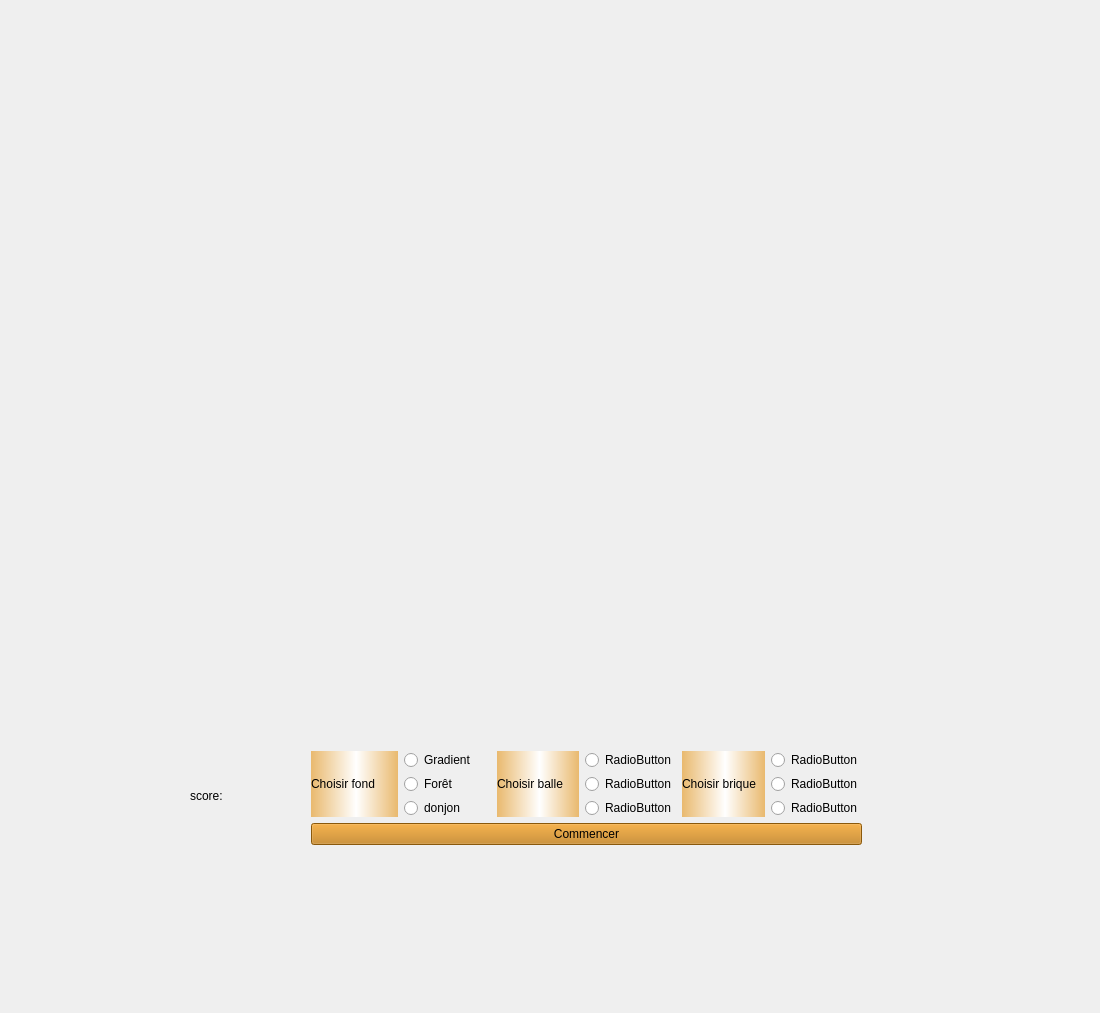
<?xml version="1.0" encoding="UTF-8"?>
<ui version="4.0">
 <class>Widget</class>
 <widget class="QWidget" name="Widget">
  <property name="geometry">
   <rect>
    <x>0</x>
    <y>0</y>
    <width>1100</width>
    <height>1013</height>
   </rect>
  </property>
  <property name="cursor">
   <cursorShape>ArrowCursor</cursorShape>
  </property>
  <property name="windowTitle">
   <string>Widget</string>
  </property>
  <property name="styleSheet">
   <string notr="true">
</string>
  </property>
  <widget class="QWidget" name="verticalLayoutWidget_2">
   <property name="geometry">
    <rect>
     <x>300</x>
     <y>740</y>
     <width>573</width>
     <height>116</height>
    </rect>
   </property>
   <layout class="QVBoxLayout" name="verticalLayout_4">
    <item>
     <layout class="QHBoxLayout" name="horizontalLayout_4">
      <item>
       <layout class="QHBoxLayout" name="horizontalLayout_3">
        <item>
         <widget class="QLabel" name="label_5">
          <property name="styleSheet">
           <string notr="true">background-color: qlineargradient(spread:pad, x1:0, y1:0, x2:1, y2:0, stop:0 rgba(233, 185, 110, 255), stop:0.519481 rgba(255, 255, 255, 255), stop:1 rgba(233, 185, 110, 255));</string>
          </property>
          <property name="text">
           <string>Choisir fond</string>
          </property>
         </widget>
        </item>
        <item>
         <layout class="QVBoxLayout" name="verticalLayout_3">
          <item>
           <widget class="QRadioButton" name="radioButton_gradient">
            <property name="text">
             <string>Gradient</string>
            </property>
           </widget>
          </item>
          <item>
           <widget class="QRadioButton" name="radioButton_foret">
            <property name="text">
             <string>Forêt</string>
            </property>
           </widget>
          </item>
          <item>
           <widget class="QRadioButton" name="radioButton_donjon">
            <property name="text">
             <string>donjon</string>
            </property>
           </widget>
          </item>
         </layout>
        </item>
       </layout>
      </item>
      <item>
       <layout class="QHBoxLayout" name="horizontalLayout">
        <item>
         <widget class="QLabel" name="label">
          <property name="styleSheet">
           <string notr="true">background-color: qlineargradient(spread:pad, x1:0, y1:0, x2:1, y2:0, stop:0 rgba(233, 185, 110, 255), stop:0.519481 rgba(255, 255, 255, 255), stop:1 rgba(233, 185, 110, 255));</string>
          </property>
          <property name="text">
           <string>Choisir balle</string>
          </property>
         </widget>
        </item>
        <item>
         <layout class="QVBoxLayout" name="verticalLayout">
          <item>
           <widget class="QRadioButton" name="radioButton_4">
            <property name="text">
             <string>RadioButton</string>
            </property>
           </widget>
          </item>
          <item>
           <widget class="QRadioButton" name="radioButton_5">
            <property name="text">
             <string>RadioButton</string>
            </property>
           </widget>
          </item>
          <item>
           <widget class="QRadioButton" name="radioButton_6">
            <property name="text">
             <string>RadioButton</string>
            </property>
           </widget>
          </item>
         </layout>
        </item>
       </layout>
      </item>
      <item>
       <layout class="QHBoxLayout" name="horizontalLayout_2">
        <item>
         <widget class="QLabel" name="label_4">
          <property name="styleSheet">
           <string notr="true">background-color: qlineargradient(spread:pad, x1:0, y1:0, x2:1, y2:0, stop:0 rgba(233, 185, 110, 255), stop:0.519481 rgba(255, 255, 255, 255), stop:1 rgba(233, 185, 110, 255));</string>
          </property>
          <property name="text">
           <string>Choisir brique</string>
          </property>
         </widget>
        </item>
        <item>
         <layout class="QVBoxLayout" name="verticalLayout_2">
          <item>
           <widget class="QRadioButton" name="radioButton_7">
            <property name="text">
             <string>RadioButton</string>
            </property>
           </widget>
          </item>
          <item>
           <widget class="QRadioButton" name="radioButton_8">
            <property name="text">
             <string>RadioButton</string>
            </property>
           </widget>
          </item>
          <item>
           <widget class="QRadioButton" name="radioButton_9">
            <property name="text">
             <string>RadioButton</string>
            </property>
           </widget>
          </item>
         </layout>
        </item>
       </layout>
      </item>
     </layout>
    </item>
    <item>
     <widget class="QPushButton" name="pushButton">
      <property name="styleSheet">
       <string notr="true">background-color: rgb(193, 125, 17);</string>
      </property>
      <property name="text">
       <string>Commencer</string>
      </property>
     </widget>
    </item>
   </layout>
  </widget>
  <widget class="QLabel" name="label_2">
   <property name="geometry">
    <rect>
     <x>190</x>
     <y>770</y>
     <width>41</width>
     <height>51</height>
    </rect>
   </property>
   <property name="text">
    <string>score:</string>
   </property>
  </widget>
  <widget class="QLabel" name="label_score">
   <property name="geometry">
    <rect>
     <x>240</x>
     <y>790</y>
     <width>58</width>
     <height>16</height>
    </rect>
   </property>
   <property name="text">
    <string/>
   </property>
  </widget>
 </widget>
 <layoutdefault spacing="6" margin="11"/>
 <resources/>
 <connections/>
</ui>
